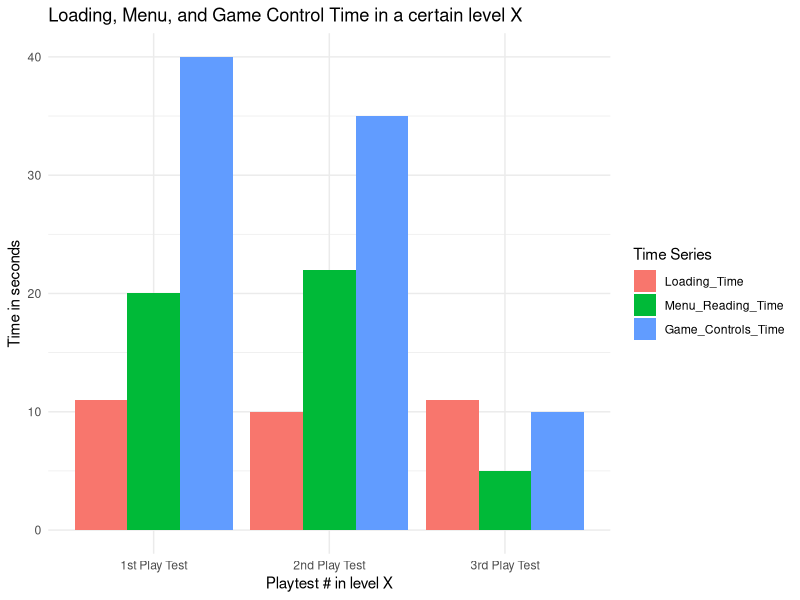

This chart was generated by the following R code:
install.packages("ggplot2")
install.packages("reshape2")

# Define the series data
loading_time <- c(11, 10, 11)    # Loading time in seconds for each play test
menu_reading_time <- c(20, 22, 5)  # Menu reading time in seconds
game_controls_time <- c(40, 35, 10)  # Game controls time in seconds

# Combine the data into a data frame for easy plotting
data <- data.frame(
  Play_Test = c("1st Play Test", "2nd Play Test", "3rd Play Test"),
  Loading_Time = loading_time,
  Menu_Reading_Time = menu_reading_time,
  Game_Controls_Time = game_controls_time
)

# Load ggplot2 for plotting
library(ggplot2)

# Melt the data for easier plotting with ggplot2
library(reshape2)
melted_data <- melt(data, id.vars = 'Play_Test')

# Create the bar plot
p <- ggplot(melted_data, aes(x = Play_Test, y = value, fill = variable)) +
  geom_bar(stat = "identity", position = "dodge") +
  labs(x = "Playtest # in level X", 
       y = "Time in seconds", 
       fill = "Time Series") +
  theme_minimal()

p + ggtitle("Loading, Menu, and Game Control Time in a certain level X")